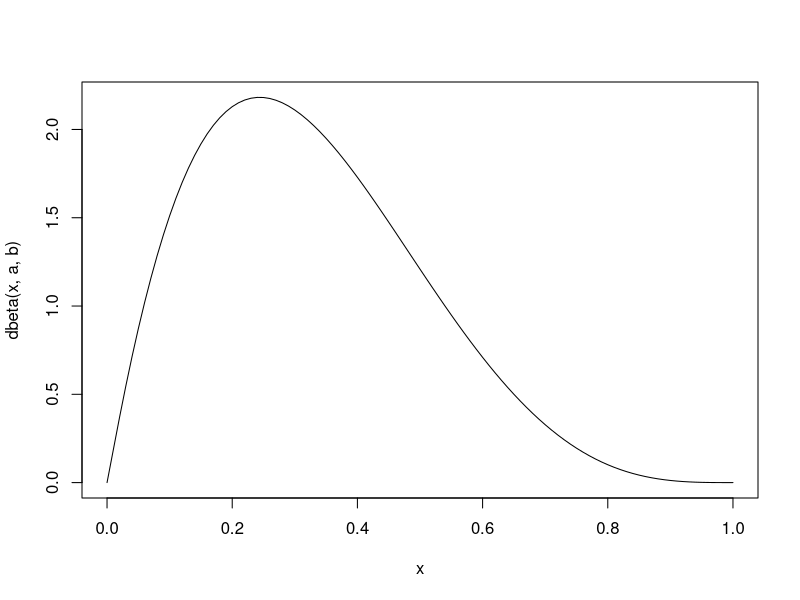
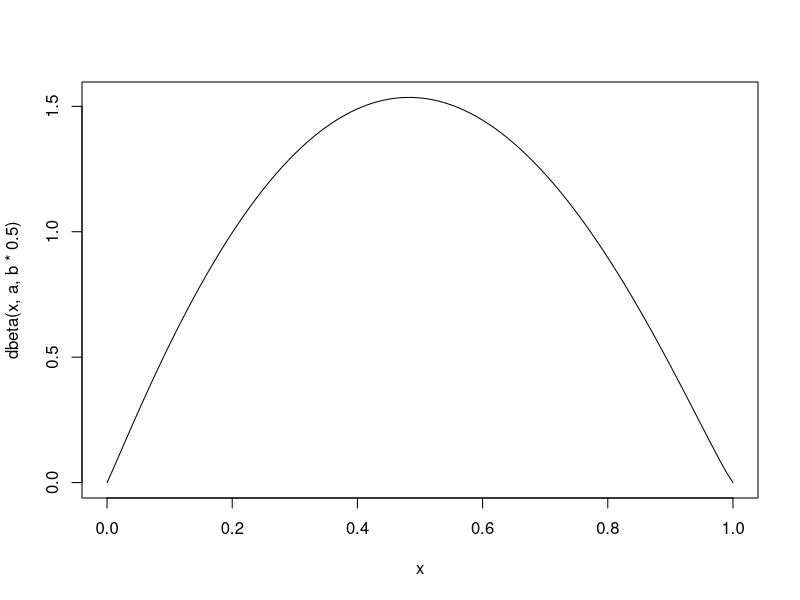
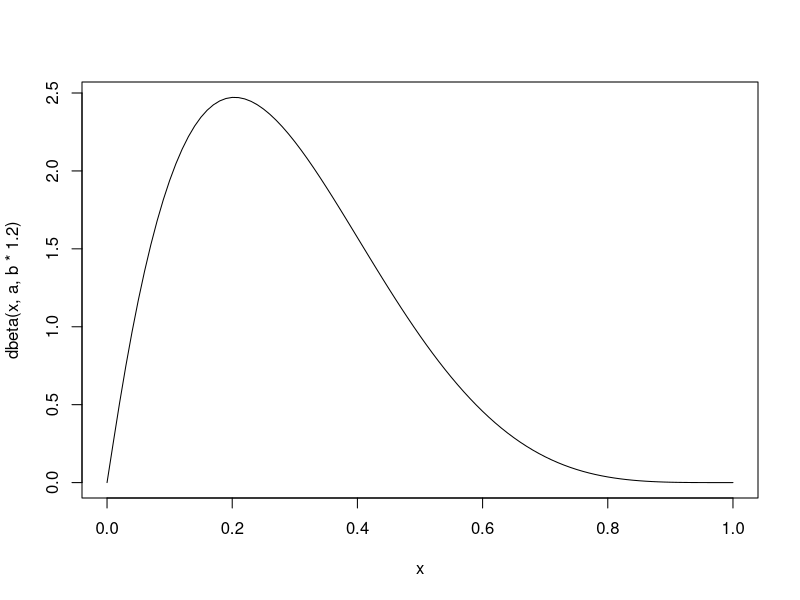
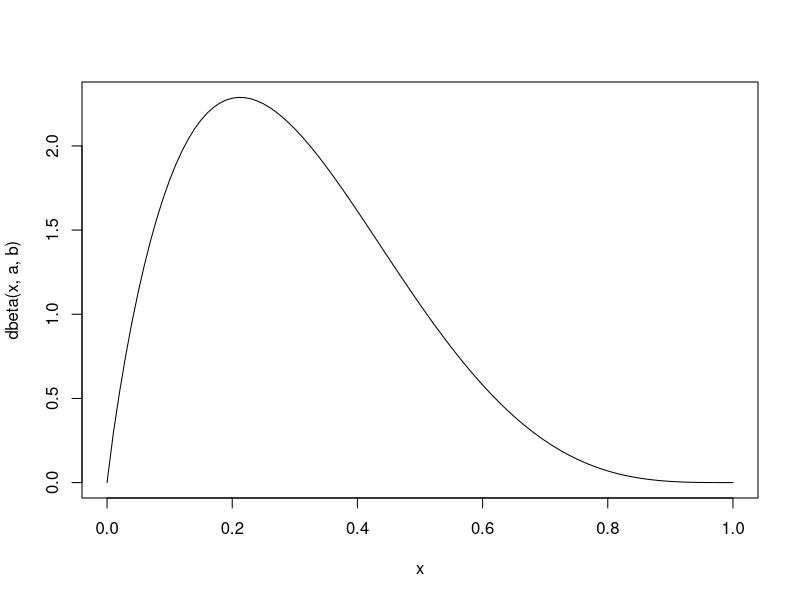
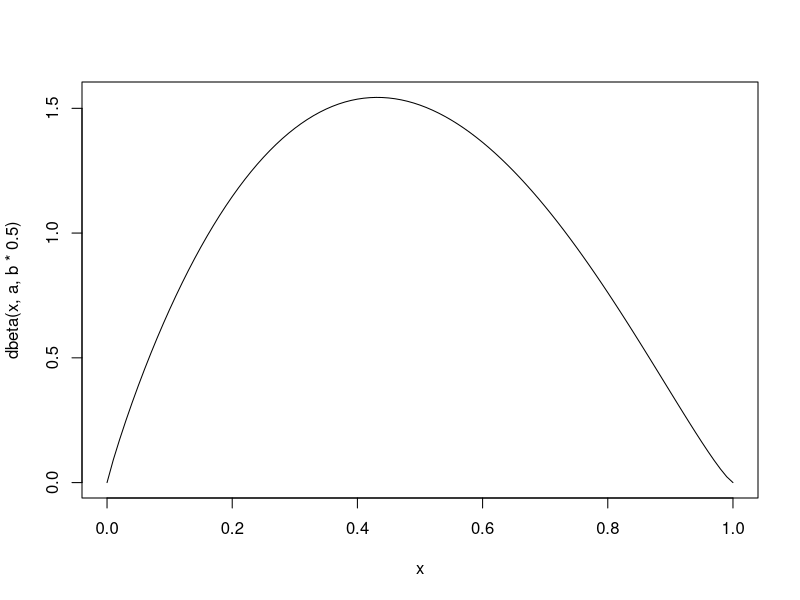
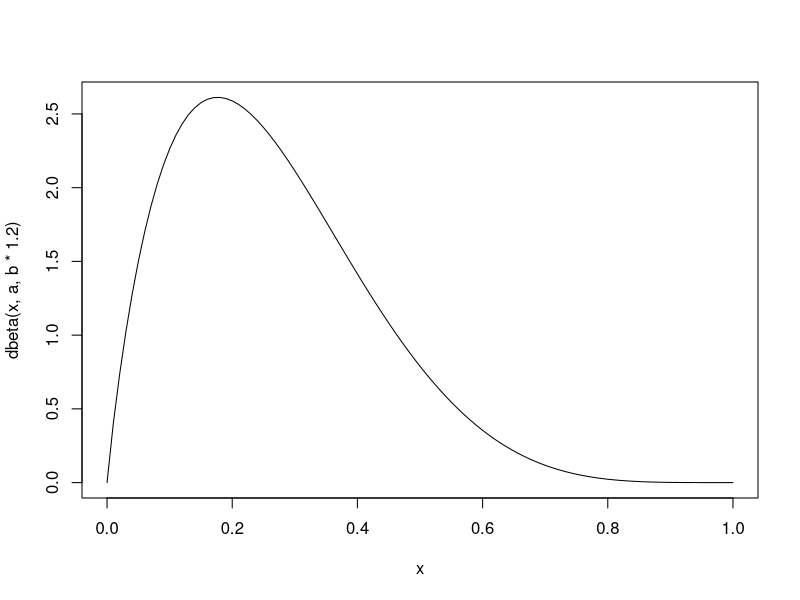
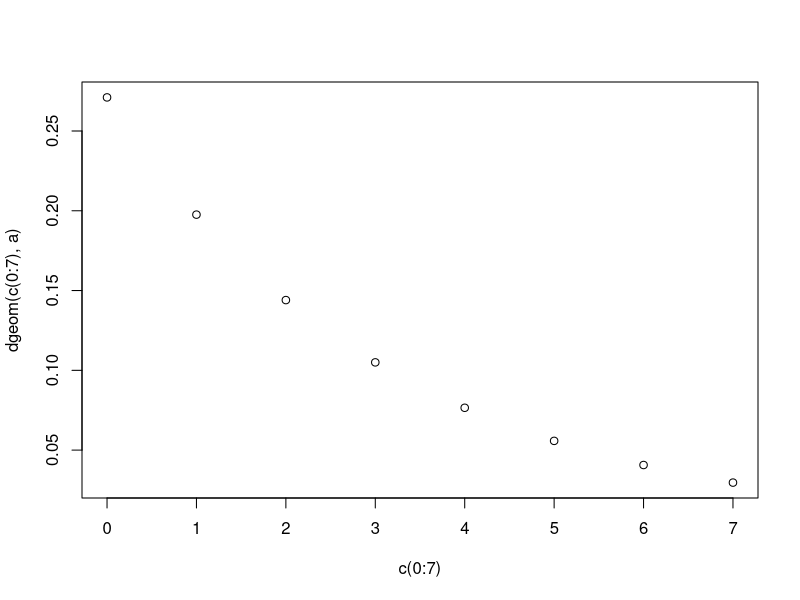
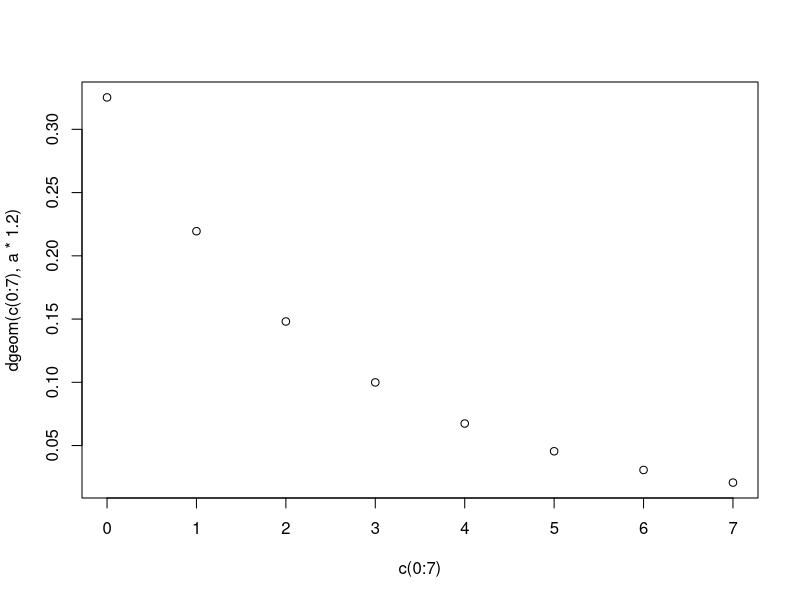

Write the R code that produced these figures, in order. (Note: this script raises an error after producing the figures.)
## ----import libraries----------------------------------------------------------
library(tidyverse)
library(fitdistrplus)
library(ggplot2)
library(survival)
library(survminer)


## ----setup---------------------------------------------------------------------
#set.seed
set.seed(653)

## ---------------Initialize dataframes-------------------------------------------
# alpha
alpha.hosp <- data.frame(variant=rep("alpha", 764),
                         hosp=TRUE,
                         hosp_er=TRUE)

alpha.er <- data.frame(variant=rep("alpha", 1448-764),
                       hosp=FALSE,
                       hosp_er=TRUE)

alpha.rest <- data.frame(variant=rep("alpha", 34656-1448),
                         hosp=FALSE,
                         hosp_er=FALSE)


# delta
delta.hosp <- data.frame(variant=rep("delta", 196),
                         hosp=TRUE,
                         hosp_er=TRUE)

delta.er <- data.frame(variant=rep("delta", 498-196),
                       hosp=FALSE,
                       hosp_er=TRUE)

delta.rest <- data.frame(variant=rep("delta", 8682-498),
                         hosp=FALSE,
                         hosp_er=FALSE)


## ----age-----------------------------------------------------------------------
# alpha

age.groups <- data.frame(left=c(rep(0, 2671), # From the paper
                                rep(10, 7373), 
                                rep(20, 6183), 
                                rep(30, 7364), 
                                rep(40, 5588), 
                                rep(50, 3196), 
                                rep(60, 1375), 
                                rep(70, 495), 
                                rep(80, 411)),
                         right=c(rep(10, 2671), 
                                 rep(20, 7373), 
                                 rep(30, 6183), 
                                 rep(40, 7364), 
                                 rep(50, 5588), 
                                 rep(60, 3196), 
                                 rep(70, 1375), 
                                 rep(80, 495), 
                                 rep(NA, 411)))

dist.age <- fitdistcens(age.groups/100, "beta") # Model age distribution
summary(dist.age)
a <- dist.age$estimate["shape1"]
b <- dist.age$estimate["shape2"]

curve(dbeta(x, a, b), from = 0, to = 1)
curve(dbeta(x, a, b*0.5), from = 0, to = 1) # For hospitalized
curve(dbeta(x, a, b*1.2), from = 0, to = 1) # For non-hosp.

alpha.hosp$age <- round(rbeta(nrow(alpha.hosp), a, b*0.5)*100)
alpha.er$age <- round(rbeta(nrow(alpha.er), a, b*0.5)*100)
alpha.rest$age <- round(rbeta(nrow(alpha.rest), a, b*1.2)*100)

# delta
age.groups <- data.frame(left=c(rep(0, 893), 
                                rep(10, 2089), 
                                rep(20, 1453), 
                                rep(30, 1793), 
                                rep(40, 1297), 
                                rep(50, 720), 
                                rep(60, 306), 
                                rep(70, 89), 
                                rep(80, 42)),
                         right=c(rep(10, 893), 
                                 rep(20, 2089), 
                                 rep(30, 1453), 
                                 rep(40, 1793), 
                                 rep(50, 1297), 
                                 rep(60, 720), 
                                 rep(70, 306), 
                                 rep(80, 89), 
                                 rep(NA, 42)))


dist <- fitdistcens(age.groups/100, "beta")
summary(dist)
a <- dist$estimate["shape1"]
b <- dist$estimate["shape2"]

#vary parameters
curve(dbeta(x, a, b), from = 0, to = 1)
curve(dbeta(x, a, b*0.5), from = 0, to = 1)
curve(dbeta(x, a, b*1.2), from = 0, to = 1)

delta.hosp$age <- round(rbeta(nrow(delta.hosp), a, b*0.5)*100)
delta.er$age <- round(rbeta(nrow(delta.er), a, b*0.5)*100)
delta.rest$age <- round(rbeta(nrow(delta.rest), a, b*1.2)*100)


## ----week----------------------------------------------------------------------
# alpha

alpha.weeks <- c(rep(13, 7593),
                 rep(14, 5568),
                 rep(15, 4673),
                 rep(16, 4431),
                 rep(17, 4058),
                 rep(18, 3608),
                 rep(19, 2608),
                 rep(20, 2177))

dist.week <- fitdist(alpha.weeks-13, "geom") # Model cases per week as geometric distribution
summary(dist.week)
a <- dist.week$estimate["prob"]

plot(c(0:7), dgeom(c(0:7), a))
plot(c(0:7), dgeom(c(0:7), a*1.2)) # Hospitalized
plot(c(0:7), dgeom(c(0:7), a*0.95)) # Non-hospitalized

rgeomt <- function(n, range, prob) { # Truncate distribution to 7 weeks (KW 13 - 20)
  F.a <- pgeom(min(range), prob=prob)
  F.b <- pgeom(max(range), prob=prob)
  
  u <- runif(n, min=F.a, max=F.b)
  
  qgeom(u, prob=prob)
}

alpha.hosp$week <- round(rgeomt(nrow(alpha.hosp), c(0,7), a*1.25)+12)

alpha.er$week <- round(rgeomt(nrow(alpha.er), c(0,7), a*1.05)+12)

alpha.rest$week <- round(rgeomt(nrow(alpha.rest), c(0,7), a*0.95)+12)

# Same for delta, but reversed

delta.weeks <- c(rep(13, 13),
                 rep(14, 67),
                 rep(15, 133),
                 rep(16, 343),
                 rep(17, 632),
                 rep(18, 1377),
                 rep(19, 2144),
                 rep(20, 3973))


dist.week <- fitdist(-delta.weeks+20, "geom")
summary(dist.week)
a <- dist.week$estimate["prob"]

plot(c(7:0), dgeom(c(0:7), a))
plot(c(7:0), dgeom(c(0:7), a*0.8))
plot(c(7:0), dgeom(c(0:7), a*1.05))


delta.hosp$week <- round(-(rgeomt(nrow(delta.hosp), c(0,7), a*0.80)-20))

delta.er$week <- round(-(rgeomt(nrow(delta.er), c(0,7), a*0.95)-20))

delta.rest$week <- round(-(rgeomt(nrow(delta.rest), c(0,7), a*1.05)-20))


## ----vaccination---------------------------------------------------------------
# Numbers directly from paper, no modeling needed
alpha.hosp$vacc <- sample(c(TRUE, FALSE), 
                          nrow(alpha.hosp), 
                          replace=T, 
                          prob=c(228, 536))

alpha.er$vacc <- sample(c(TRUE, FALSE), 
                        nrow(alpha.er), 
                        replace=T, 
                        prob=c(353-228, 1095-536))

alpha.rest$vacc <- sample(c(TRUE, FALSE), 
                          nrow(alpha.rest), 
                          replace=T, 
                          prob=c(6627-353, 28029-1095))


delta.hosp$vacc <- sample(c(TRUE, FALSE), 
                          nrow(delta.hosp), 
                          replace=T, 
                          prob=c(47, 149))

delta.er$vacc <- sample(c(TRUE, FALSE), 
                        nrow(delta.er), 
                        replace=T, 
                        prob=c(129-47, 369-149))

delta.rest$vacc <- sample(c(TRUE, FALSE), 
                          nrow(delta.rest), 
                          replace=T, 
                          prob=c(2001-129, 6681-369))


## ----combine data--------------------------------------------------------------
alpha <- rbind(alpha.hosp, alpha.er, alpha.rest)

## ------------------------------------------------------------------------------
# Weibull distribution for modeling survival rates
# On avg. 6 days to hospitalization
# Max. 14 days
# Non-hospitalized set to 14

rweibullt <- function(n, range, shape, scale=1) { # Truncate distribution to 7 weeks (KW 13 - 20)
  F.a <- pweibull(min(range), shape=shape, scale=scale)
  F.b <- pweibull(max(range), shape=shape, scale=scale)
  
  u <- runif(n, min=F.a, max=F.b)
  
  qweibull(u, shape=shape, scale=scale)
}

hosp_er_time <- c(round(rweibullt(1448, c(0,14), 2, 5)), rep(14, 33208)) 

alpha$time <- hosp_er_time


delta <- rbind(delta.hosp, delta.er, delta.rest)

hosp_er_time <- c(round(rweibullt(498, c(0,14), 2, 5)), rep(14, 8682-498))

delta$time <- hosp_er_time


data <- rbind(alpha, delta)
data$variant = as.factor(data$variant)

data <- data[sample(nrow(data)),]

data$age_group <- cut(data$age, 
                      breaks=c(0, 10, 20, 30, 40, 50, 60, 70, 80, 100), 
                      labels=c("0-10", "10-19", "20-29", "30-39", "40-49", 
                               "50-59", "60-69", "70-79", ">80"),
                      include.lowest = TRUE, ordered_result = TRUE, right = FALSE)

str(data)


## -------visualization---------------------------------------------------------

#vaccination status
p <- ggplot(data=data, aes(fill=vacc, x=variant)) +
  geom_bar(position="dodge") +
  ggtitle("Vaccination status at date of specimen")
p
#time of hospitalisation
p <- ggplot(data=data[which(data$hosp_er),], aes(x=time)) +
    geom_bar(position="dodge")
p
# age
p<-ggplot(data, aes(x=age)) +
  geom_density() +
  geom_density(aes(col=hosp))
  theme(legend.position="right") +
  ggtitle("Age Distribution")
p

# calendar week
p <- ggplot(data=data, aes(fill=variant, x=week)) +
  geom_bar() +
  ggtitle("Calendar Week")
p



#-------------------------------------------------------------
## ggforest doesnt work with stratified models
# To fix it, copy the code in the following if statement, then run it. 
# Substitute line  (allTerms <- ...) with the copied code, then save

if (FALSE) {
  ### Copy from here
  allTerms <- lapply(seq_along(terms), function(i) {
    var <- names(terms)[i]
    if(var %in% colnames(data)) {
      if (terms[i] %in% c("factor", "character")) {
        adf <- as.data.frame(table(data[, var]))
        cbind(var = var, adf, pos = 1:nrow(adf))
      }
      else if (terms[i] == "numeric") {
        data.frame(var = var, Var1 = "", Freq = nrow(data), 
                   pos = 1)
      }
      else {
        vars = grep(paste0("^", var, "*."), coef$term, 
                    value = TRUE)
        data.frame(var = vars, Var1 = "", Freq = nrow(data), 
                   pos = seq_along(vars))
      }
    } else {
      message(var, "is not found in data columns, and will be skipped.")
    }
  
  })
  ### To here
}

trace(ggforest, edit=T)



---------------------------------------------------------------
#Cox Regression for hospitalisation

res.cox <- coxph(Surv(time,hosp) ~ variant, data = data)
summary(res.cox)
ggforest(res.cox, data = data)

res.cox2 <- coxph(Surv(time,hosp_er) ~ variant, data = data)
summary(res.cox2)
ggforest(res.cox2, data = data)



#take week into account
res.cox3 <- coxph(Surv(time, hosp) ~ variant + strata(week), data = data)
summary(res.cox3)

ggforest(res.cox3, data = data)


res.cox4 <- coxph(Surv(time,hosp_er) ~ variant + strata(week), data = data)
summary(res.cox4)

ggforest(res.cox4, data = data)


#---------------------------------------------------------------
#Cox Regression
#take vaccination into account
res.cox5 <- coxph(Surv(time, hosp) ~ variant + strata(week) + strata(vacc), data=data)
summary(res.cox5)
# visualize hazard ratio
ggforest(res.cox5, data = data)

res.cox6 <- coxph(Surv(time, hosp_er) ~ variant + strata(week) + strata(vacc), data=data)
summary(res.cox6)
# visualize hazard ratio
ggforest(res.cox6, data = data)


## ----message=FALSE, warning=FALSE----------------------------------------------
#Cox Regression
#own data right skewed
res.cox7 <- coxph(Surv(time, hosp) ~ variant + strata(week) + strata(vacc) + strata(age_group), data=data)
summary(res.cox7)
# visualize hazard ratio
ggforest(res.cox7, data = data)

res.cox8 <- coxph(Surv(time, hosp_er) ~ variant + strata(week) + strata(vacc) + strata(age_group), data=data)
summary(res.cox8)
# visualize hazard ratio
ggforest(res.cox8, data = data)


## -----Testing assupmtions-------------------------------------------------------------------------
test.ph <- cox.zph(res.cox7)
test.ph
ggcoxzph(test.ph)

test.ph2 <- cox.zph(res.cox8)
test.ph2
ggcoxzph(test.ph2)
